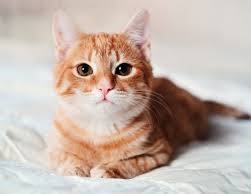
#> input picture photos/cat.jpeg, 251 x 194 px, found by its file name
$ python gradients.py
#> lines starting #> are read from the running program, lines starting #| are printed output that depends on the picture; after the words box and inside, x2 and y2 are one past the last pixel; in counts of white or black regions, pixels touching at a corner belong together
import cv2 as cv
import numpy as np

path_of_photos ="C:\Opencv\photos"
image_name ="\cat.jpeg"
img = cv.imread(path_of_photos+image_name)
#> img is the input picture: shape (194, 251, 3); mean B, G, R 171.8, 181.3, 197.3
cv.imshow('cat',img )
gray=cv.cvtColor(img,cv.COLOR_BGR2GRAY)
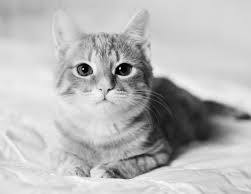
#> gray: shape (194, 251); min 0, max 255, mean 185
cv.imshow('gray',gray)

#laplacian
Lap=cv.Laplacian(gray,cv.CV_64F)
lap=np.uint8(np.absolute(Lap))
cv.imshow('Laplacian',Lap)
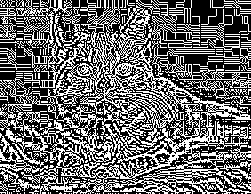
#> window 'Laplacian': shape (194, 251); 41.4% white in thin lines or dots

#sobel
sobelx=cv.Sobel(gray,cv.CV_64F,1,0)
sobely=cv.Sobel(gray,cv.CV_64F,0,1)
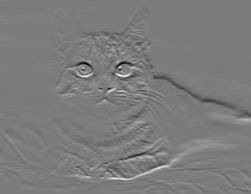
#> sobely: shape (194, 251) float64; min -806, max 842, mean 0.6; drawn with min black and max white
cv.imshow('sobel X',sobelx)
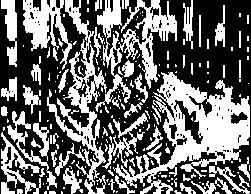
#> window 'sobel X': shape (194, 251); 42% white; 213 white regions (155 under 20 px), largest, box (x1, y1, x2, y2) and area: (113, 72, 250, 194) 5875, (47, 0, 107, 194) 2797, (95, 0, 177, 112) 2773
cv.imshow('sobel Y',sobely)
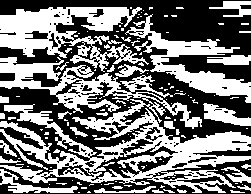
#> window 'sobel Y': shape (194, 251); 46.9% white; 130 white regions (98 under 20 px), largest, box (x1, y1, x2, y2) and area: (0, 57, 251, 193) 11902, (0, 7, 149, 72) 4323, (125, 14, 251, 103) 2947


#sobel combined
sobelx=cv.Sobel(gray,cv.CV_64F,1,0)
sobely=cv.Sobel(gray,cv.CV_64F,0,1)
combined_sobel=cv.bitwise_or(sobelx, sobely)
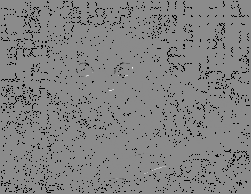
#> combined_sobel: shape (194, 251) float64; 6.05% of the values are NaN or infinite; the others: min -130816, max 108416, mean -104.6; drawn with min black, max white, NaN and infinite black
cv.imshow('sobel X',sobelx)
cv.imshow('sobel Y',sobely)
canny=cv.Canny(gray,150,175)
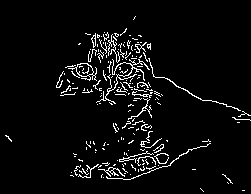
#> canny: shape (194, 251); 4.9% white in thin lines or dots, all inside (x1, y1, x2, y2) = (5, 16, 251, 192)
cv.imshow('canny',canny)
cv.waitKey(0)

$ run again, with photos/food grains.jpeg copied over photos/cat.jpeg
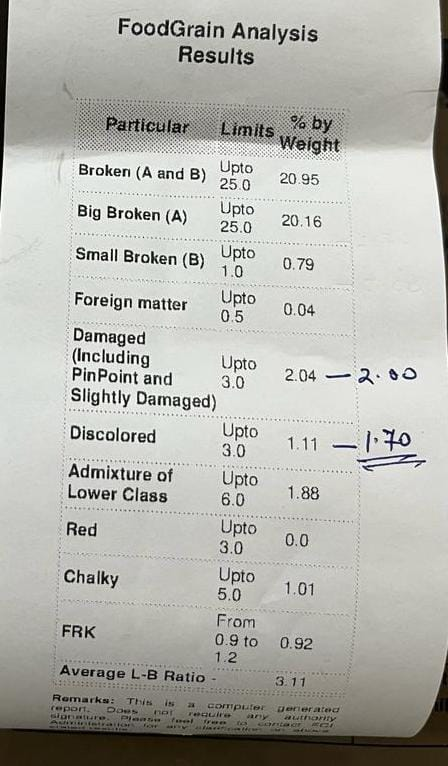
#> input picture photos/food grains.jpeg, 448 x 766 px, found by its file name
#> img is the input picture: shape (766, 448, 3); mean B, G, R 173.7, 179.8, 179.6
#> `cv.imshow('Laplacian',Lap)`:
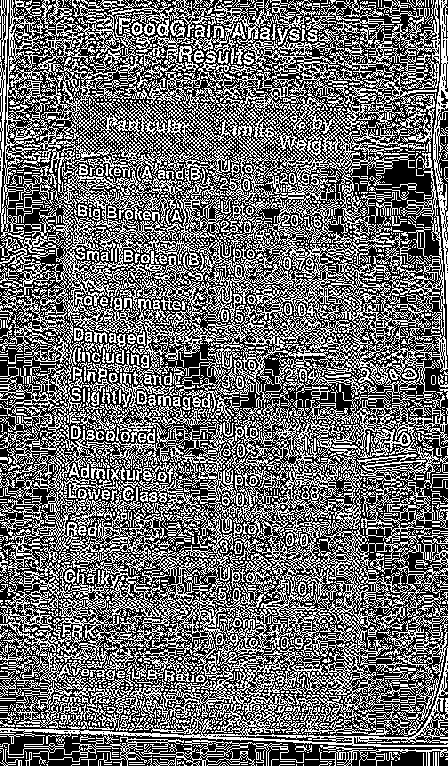
#> window 'Laplacian': shape (766, 448); 42.4% white in thin lines or dots
#> `canny=cv.Canny(gray,150,175)`:
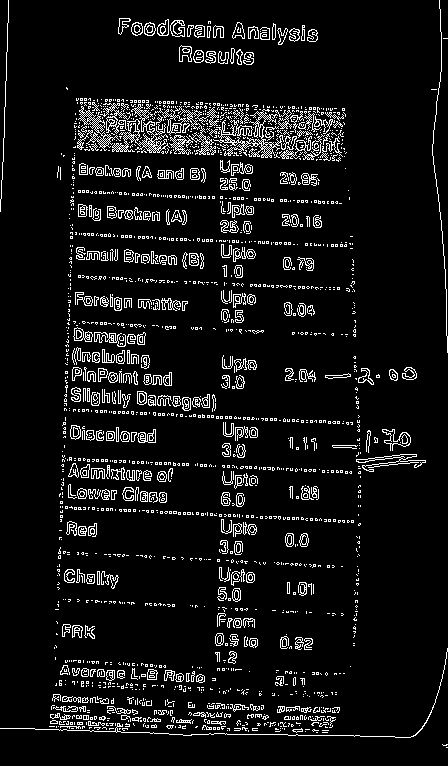
#> canny: shape (766, 448); 7.7% white in thin lines or dots

$ run again, with photos/images (3).jpeg copied over photos/cat.jpeg
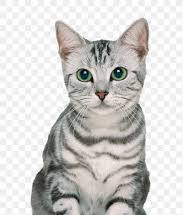
#> input picture photos/images (3).jpeg, 183 x 215 px, found by its file name
#> img is the input picture: shape (215, 183, 3); mean B, G, R 204.2, 206.6, 208.3
#> `cv.imshow('Laplacian',Lap)`:
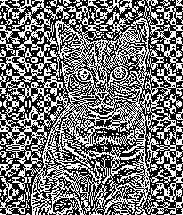
#> window 'Laplacian': shape (215, 183); 45.6% white in thin lines or dots
#> `canny=cv.Canny(gray,150,175)`:
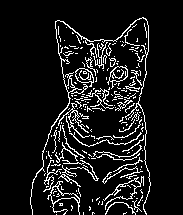
#> canny: shape (215, 183); 9.7% white in thin lines or dots, all inside (x1, y1, x2, y2) = (30, 17, 151, 215)
